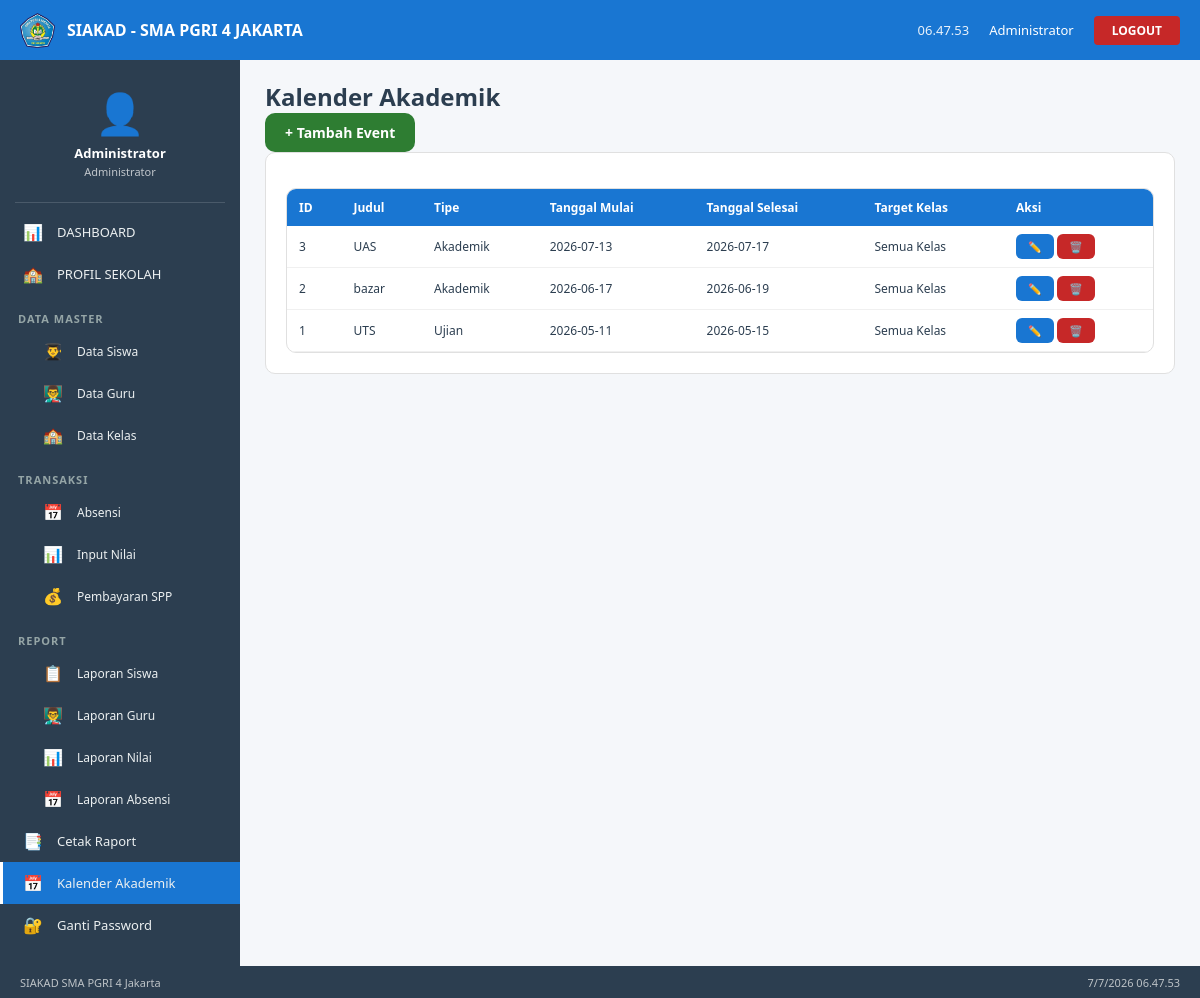
The page /event/index.php (signed in) on the database its author committed.
### tables this page shows
CREATE TABLE `tbl_event` (
  `id_event` int(11) NOT NULL,
  `judul` varchar(200) NOT NULL,
  `deskripsi` text DEFAULT NULL,
  `tgl_mulai` date NOT NULL,
  `tgl_selesai` date DEFAULT NULL,
  `tipe_event` varchar(50) DEFAULT NULL,
  `warna` varchar(20) DEFAULT NULL,
  `kelas_target` varchar(100) DEFAULT 'Semua Kelas',
  `dibuat_oleh` varchar(100) DEFAULT NULL,
  `tgl_dibuat` timestamp NOT NULL DEFAULT current_timestamp()
);

### event/index.php (the view, shortened to what this page needs)
<?php
include '../config/koneksi.php';
include '../includes/header.php';
$events = mysqli_query($conn, "SELECT * FROM tbl_event ORDER BY tgl_mulai DESC");
?>
<div class="page-header">
    <h2>Kalender Akademik</h2>
    <a href="tambah.php" class="btn btn-success">+ Tambah Event</a>
</div>
<div class="card">
    <div class="table-container">
        <table class="table">
            <thead>
                <tr>
                    <th>ID</th>
                    <th>Judul</th>
                    <th>Tipe</th>
                    <th>Tanggal Mulai</th>
                    <th>Tanggal Selesai</th>
                    <th>Target Kelas</th>
                    <th>Aksi</th>
                </tr>
            </thead>
            <tbody>
                <?php while($row = mysqli_fetch_assoc($events)): ?>
                <tr>
                    <td><?php echo $row['id_event']; ?></td>
                    <td><?php echo $row['judul']; ?></td>
                    <td><?php echo $row['tipe_event']; ?></td>
                    <td><?php echo $row['tgl_mulai']; ?></td>
                    <td><?php echo $row['tgl_selesai'] ?? '-'; ?></td>
                    <td><?php echo $row['kelas_target'] ?? 'Semua Kelas'; ?></td>
                    <td>
                        <a href="edit.php?id=<?php echo $row['id_event']; ?>" class="btn btn-primary btn-sm">✏️</a>
                        <a href="hapus.php?id=<?php echo $row['id_event']; ?>" class="btn btn-danger btn-sm" onclick="return confirm('Yakin hapus?')">🗑️</a>
                    </td>
                </tr>
                <?php endwhile; ?>
            </tbody>
        </table>
    </div>
</div>
<?php include '../includes/footer.php'; ?>

### assets/css/style.css (style rules this page uses)
* { margin: 0; padding: 0; box-sizing: border-box; }
body { font-family: 'Segoe UI', Tahoma, Geneva, Verdana, sans-serif; background: #F5F7FA; color: #2C3E50; }
.btn { padding: 10px 20px; border: none; border-radius: 10px; font-size: 14px; font-weight: bold; cursor: pointer; transition: background 0.3s; text-decoration: none; display: inline-block; text-align: center; }
.btn-primary { background: #1976D2; color: white; }
.btn-success { background: #2E7D32; color: white; }
.btn-danger { background: #C62828; color: white; }
.btn-sm { padding: 5px 12px; font-size: 11px; border-radius: 6px; }
.table-container { overflow-x: auto; background: white; border-radius: 10px; border: 1px solid #E0E0E0; margin-top: 15px; }
.table { width: 100%; border-collapse: collapse; font-size: 12px; }
.table th { background: #1976D2; color: white; padding: 10px 12px; text-align: left; font-weight: 600; white-space: nowrap; }
.table td { padding: 8px 12px; border-bottom: 1px solid #f0f0f0; }
.card { background: white; border-radius: 10px; border: 1px solid #E0E0E0; padding: 20px; margin-bottom: 20px; }

### rows shown on the page
tbl_event: id_event "3", judul "UAS", tipe_event "Akademik", tgl_mulai "2026-07-13", tgl_selesai "2026-07-17", kelas_target "Semua Kelas"
tbl_event: id_event "2", judul "bazar", tipe_event "Akademik", tgl_mulai "2026-06-17", tgl_selesai "2026-06-19", kelas_target "Semua Kelas"
tbl_event: id_event "1", judul "UTS", tipe_event "Ujian", tgl_mulai "2026-05-11", tgl_selesai "2026-05-15", kelas_target "Semua Kelas"

### other values the page prints
$_SESSION['nama'] "Administrator"
